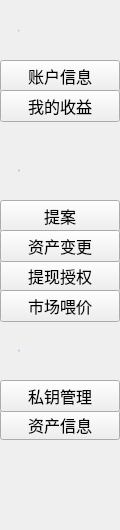
<?xml version="1.0" encoding="UTF-8"?>
<ui version="4.0">
 <class>FunctionGuardWidget</class>
 <widget class="QWidget" name="FunctionGuardWidget">
  <property name="geometry">
   <rect>
    <x>0</x>
    <y>0</y>
    <width>120</width>
    <height>530</height>
   </rect>
  </property>
  <property name="windowTitle">
   <string>Form</string>
  </property>
  <widget class="QLabel" name="label_normal">
   <property name="geometry">
    <rect>
     <x>0</x>
     <y>0</y>
     <width>120</width>
     <height>60</height>
    </rect>
   </property>
   <property name="font">
    <font>
     <family>Microsoft YaHei UI Light</family>
     <pointsize>-1</pointsize>
     <weight>50</weight>
     <italic>false</italic>
     <bold>false</bold>
    </font>
   </property>
   <property name="styleSheet">
    <string notr="true">color: #A6B9FF;
font: 16px &quot;Microsoft YaHei UI Light&quot;;
padding-left: 18px;</string>
   </property>
   <property name="text">
    <string>账户</string>
   </property>
   <property name="alignment">
    <set>Qt::AlignLeading|Qt::AlignLeft|Qt::AlignVCenter</set>
   </property>
  </widget>
  <widget class="QToolButton" name="assetInfoBtn">
   <property name="geometry">
    <rect>
     <x>0</x>
     <y>410</y>
     <width>120</width>
     <height>30</height>
    </rect>
   </property>
   <property name="font">
    <font>
     <pointsize>12</pointsize>
    </font>
   </property>
   <property name="text">
    <string>资产信息</string>
   </property>
  </widget>
  <widget class="QToolButton" name="keyManageBtn">
   <property name="geometry">
    <rect>
     <x>0</x>
     <y>380</y>
     <width>120</width>
     <height>32</height>
    </rect>
   </property>
   <property name="font">
    <font>
     <pointsize>12</pointsize>
    </font>
   </property>
   <property name="text">
    <string>私钥管理</string>
   </property>
  </widget>
  <widget class="QToolButton" name="proposalBtn">
   <property name="geometry">
    <rect>
     <x>0</x>
     <y>200</y>
     <width>120</width>
     <height>32</height>
    </rect>
   </property>
   <property name="font">
    <font>
     <pointsize>12</pointsize>
    </font>
   </property>
   <property name="text">
    <string>提案</string>
   </property>
  </widget>
  <widget class="QLabel" name="label_normal_2">
   <property name="geometry">
    <rect>
     <x>0</x>
     <y>140</y>
     <width>120</width>
     <height>60</height>
    </rect>
   </property>
   <property name="font">
    <font>
     <family>Microsoft YaHei UI Light</family>
     <pointsize>-1</pointsize>
     <weight>50</weight>
     <italic>false</italic>
     <bold>false</bold>
    </font>
   </property>
   <property name="styleSheet">
    <string notr="true">color: #A6B9FF;
font: 16px &quot;Microsoft YaHei UI Light&quot;;
padding-left: 18px;</string>
   </property>
   <property name="text">
    <string>提案</string>
   </property>
   <property name="alignment">
    <set>Qt::AlignLeading|Qt::AlignLeft|Qt::AlignVCenter</set>
   </property>
  </widget>
  <widget class="QLabel" name="label_normal_3">
   <property name="geometry">
    <rect>
     <x>0</x>
     <y>320</y>
     <width>120</width>
     <height>60</height>
    </rect>
   </property>
   <property name="font">
    <font>
     <family>Microsoft YaHei UI Light</family>
     <pointsize>-1</pointsize>
     <weight>50</weight>
     <italic>false</italic>
     <bold>false</bold>
    </font>
   </property>
   <property name="styleSheet">
    <string notr="true">color: #A6B9FF;
font: 16px &quot;Microsoft YaHei UI Light&quot;;
padding-left: 18px;</string>
   </property>
   <property name="text">
    <string>高级</string>
   </property>
   <property name="alignment">
    <set>Qt::AlignLeading|Qt::AlignLeft|Qt::AlignVCenter</set>
   </property>
  </widget>
  <widget class="QToolButton" name="accountInfoBtn">
   <property name="geometry">
    <rect>
     <x>0</x>
     <y>60</y>
     <width>120</width>
     <height>32</height>
    </rect>
   </property>
   <property name="font">
    <font>
     <pointsize>12</pointsize>
    </font>
   </property>
   <property name="text">
    <string>账户信息</string>
   </property>
  </widget>
  <widget class="QToolButton" name="myIncomeBtn">
   <property name="geometry">
    <rect>
     <x>0</x>
     <y>90</y>
     <width>120</width>
     <height>32</height>
    </rect>
   </property>
   <property name="font">
    <font>
     <pointsize>12</pointsize>
    </font>
   </property>
   <property name="text">
    <string>我的收益</string>
   </property>
  </widget>
  <widget class="QToolButton" name="withdrawConfirmBtn">
   <property name="geometry">
    <rect>
     <x>0</x>
     <y>260</y>
     <width>120</width>
     <height>32</height>
    </rect>
   </property>
   <property name="font">
    <font>
     <pointsize>12</pointsize>
    </font>
   </property>
   <property name="text">
    <string>提现授权</string>
   </property>
  </widget>
  <widget class="QToolButton" name="feedPriceBtn">
   <property name="geometry">
    <rect>
     <x>0</x>
     <y>290</y>
     <width>120</width>
     <height>32</height>
    </rect>
   </property>
   <property name="font">
    <font>
     <pointsize>12</pointsize>
    </font>
   </property>
   <property name="text">
    <string>市场喂价</string>
   </property>
  </widget>
  <widget class="QToolButton" name="coldHotTransferBtn">
   <property name="geometry">
    <rect>
     <x>0</x>
     <y>230</y>
     <width>120</width>
     <height>32</height>
    </rect>
   </property>
   <property name="font">
    <font>
     <pointsize>12</pointsize>
    </font>
   </property>
   <property name="text">
    <string>资产变更</string>
   </property>
  </widget>
 </widget>
 <resources/>
 <connections/>
</ui>
